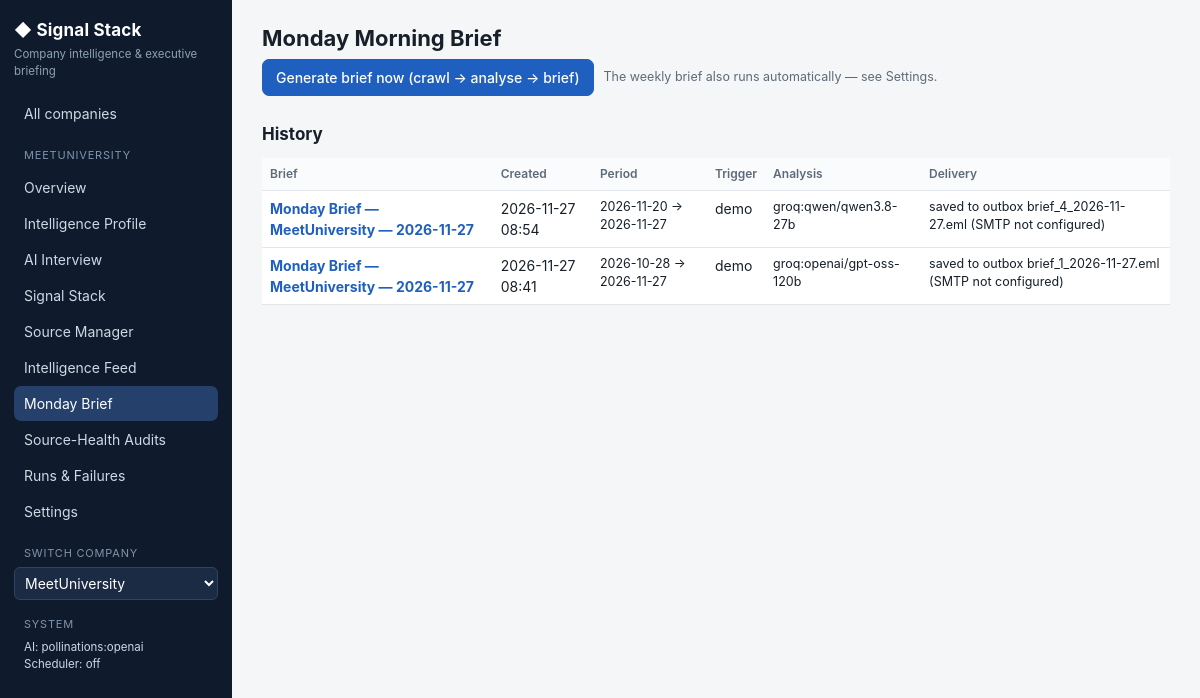
The app's page /c/1/briefs with its own data.
### tables this page shows
CREATE TABLE companies (
    id            INTEGER PRIMARY KEY AUTOINCREMENT,
    name          TEXT NOT NULL,
    website       TEXT NOT NULL,
    domain        TEXT NOT NULL,
    status        TEXT NOT NULL DEFAULT 'new',      -- new | researched | interviewing | stack_ready | monitoring
    created_at    TEXT NOT NULL,
    updated_at    TEXT NOT NULL
);

CREATE TABLE briefs (
    id            INTEGER PRIMARY KEY AUTOINCREMENT,
    company_id    INTEGER NOT NULL REFERENCES companies(id) ON DELETE CASCADE,
    created_at    TEXT NOT NULL,
    period_start  TEXT,
    period_end    TEXT,
    trigger       TEXT NOT NULL,
    run_id        INTEGER REFERENCES crawl_runs(id) ON DELETE SET NULL,
    title         TEXT,
    markdown      TEXT NOT NULL,
    html          TEXT NOT NULL,
    data          TEXT,                                 -- JSON structured brief
    llm           TEXT,
    delivered_at  TEXT,
    delivery      TEXT
);

### signalstack/web.py (the view)
@app.get("/c/{cid}/briefs", response_class=HTMLResponse)
def briefs_page(request: Request, cid: int):
    c = company_or_404(cid)
    rows = db.q("SELECT id, title, created_at, trigger, llm, period_start, period_end, delivery FROM briefs WHERE company_id=? ORDER BY id DESC", (cid,))
    return render(request, "briefs.html", company=c, rows=rows)

### signalstack/templates/briefs.html
{% extends "base.html" %}
{% block content %}
<h1>Monday Morning Brief</h1>
<div class="row"><form method="post" action="/c/{{ company.id }}/run/manual_brief"><button class="btn">Generate brief now (crawl → analyse → brief)</button></form>
<span class="muted small">The weekly brief also runs automatically — see Settings.</span></div>
<h2>History</h2>
<table><tr><th>Brief</th><th>Created</th><th>Period</th><th>Trigger</th><th>Analysis</th><th>Delivery</th></tr>
{% for b in rows %}<tr><td><a href="/c/{{ company.id }}/briefs/{{ b.id }}"><b>{{ b.title }}</b></a></td><td>{{ b.created_at|dt }}</td>
<td class="small">{{ (b.period_start or '')[:10] }} → {{ (b.period_end or '')[:10] }}</td><td>{{ b.trigger }}</td><td class="small">{{ b.llm }}</td><td class="small">{{ b.delivery or '' }}</td></tr>
{% else %}<tr><td colspan="6" class="muted">No briefs yet.</td></tr>{% endfor %}</table>
{% endblock %}

### signalstack/templates/base.html (shortened to what this page needs)
<!doctype html>
<html lang="en"><head><meta charset="utf-8"><meta name="viewport" content="width=device-width,initial-scale=1">
<link rel="stylesheet" href="/static/style.css"><script src="/static/app.js" defer></script></head>
<body {% if running %}data-reload-on-done{% endif %}>
<div class="layout">
<aside class="side">
  <div class="logo">◆ Signal Stack</div>
  <div class="sub">Company intelligence &amp; executive briefing</div>
  <a href="/" class="{{ 'on' if request.url.path == '/' }}">All companies</a>
  {% if company %}
  <div class="sect">{{ company.name }}</div>
  {% set path = request.url.path %}
  {% set base = '/c/' ~ company.id %}
  <a href="{{ base }}" class="{{ 'on' if path == base }}">Overview</a>
  <a href="{{ base }}/profile" class="{{ 'on' if '/profile' in path }}">Intelligence Profile</a>
  <a href="{{ base }}/interview" class="{{ 'on' if '/interview' in path }}">AI Interview</a>
  <a href="{{ base }}/stack" class="{{ 'on' if '/stack' in path }}">Signal Stack</a>
  <a href="{{ base }}/sources" class="{{ 'on' if '/sources' in path }}">Source Manager</a>
  <a href="{{ base }}/feed" class="{{ 'on' if '/feed' in path or '/items' in path }}">Intelligence Feed</a>
  <a href="{{ base }}/briefs" class="{{ 'on' if '/briefs' in path }}">Monday Brief</a>
  <a href="{{ base }}/audits" class="{{ 'on' if '/audits' in path }}">Source-Health Audits</a>
  <a href="{{ base }}/runs" class="{{ 'on' if '/runs' in path }}">Runs &amp; Failures</a>
  <a href="{{ base }}/settings" class="{{ 'on' if '/settings' in path }}">Settings</a>
  {% endif %}
  {% if companies %}
  <div class="sect">Switch company</div>
  <select onchange="location='/c/'+this.value">{% for c in companies %}<option value="{{ c.id }}" {{ 'selected' if company and c.id == company.id }}>{{ c.name }}</option>{% endfor %}</select>
  {% endif %}
  <div class="sect">System</div>
  <div class="tiny" style="padding:0 10px">AI: {{ llm_label }}<br>Scheduler: {{ 'running' if scheduler_on else 'off' }}</div>
</aside>
<main class="main">
  {% block content %}{% endblock %}
</main></div>
</body></html>

### signalstack/static/style.css (style rules this page uses)
:root { --bg:#f5f6f8;--panel:#fff;--ink:#17202a;--muted:#5d6b79;--line:#e2e6ea;--brand:#1f5fbf;--brand-ink:#fff; --ok:#1d7a46;--warn:#a86400;--bad:#b42318;--opp:#14794b;--thr:#b42318;--neu:#596775;--chip:#eef2f6 }
* { box-sizing:border-box }
body { margin:0;font:14px/1.5 Inter,"Segoe UI",system-ui,Arial,sans-serif;background:var(--bg);color:var(--ink) }
a { color:var(--brand);text-decoration:none }
.layout { display:grid;grid-template-columns:232px 1fr;min-height:100vh }
.side { background:#0f1b2d;color:#cfd8e3;padding:18px 14px;position:sticky;top:0;height:100vh;overflow:auto }
.side .logo { font-weight:700;color:#fff;font-size:17px;letter-spacing:.2px;margin-bottom:2px }
.side .sub { font-size:11.5px;color:#8ea0b5;margin-bottom:16px }
.side a { display:block;color:#cfd8e3;padding:7px 10px;border-radius:7px;margin:1px 0 }
.side a.on { background:#24406b;color:#fff }
.side .sect { font-size:11px;text-transform:uppercase;letter-spacing:.8px;color:#7f93ab;margin:16px 10px 6px }
.side select { width:100%;padding:6px;border-radius:6px;background:#1b2b44;color:#fff;border:1px solid #2d4466 }
.main { padding:22px 30px 60px;max-width:1320px }
h1 { font-size:22px;margin:0 0 4px }
h2 { font-size:17px;margin:26px 0 10px }
.muted { color:var(--muted) }
.small { font-size:12.5px }
.tiny { font-size:11.5px }
table { width:100%;border-collapse:collapse;background:var(--panel) }
th,td { border-bottom:1px solid var(--line);padding:7px 8px;text-align:left;vertical-align:top }
th { font-size:12px;color:var(--muted);font-weight:600;background:#fafbfc;position:sticky;top:0 }
.btn { display:inline-block;border:1px solid var(--brand);background:var(--brand);color:var(--brand-ink);padding:7px 13px;border-radius:7px; cursor:pointer;font:inherit;font-weight:550 }
input[type=text],input[type=url],input[type=number],input[type=time],input[type=email],select,textarea { font:inherit;padding:7px 9px;border:1px solid #cdd4dc; border-radius:7px;background:#fff;width:100% }
.row { display:flex;gap:10px;align-items:center;flex-wrap:wrap }
.row>* { flex:0 0 auto }

### records on screen
companies: name "MEETUNIVERSITY"
briefs: title "Monday Brief — MeetUniversity — 2026-11-27", created_at|dt "2026-11-27 08:54", period_start "2026-11-20", period_end "2026-11-27", trigger "demo", llm "groq:qwen/qwen3.8-27b", delivery "saved to outbox brief_4_2026-11-27.eml (SMTP not configured)"
briefs: title "Monday Brief — MeetUniversity — 2026-11-27", created_at|dt "2026-11-27 08:41", period_start "2026-10-28", period_end "2026-11-27", trigger "demo", llm "groq:openai/gpt-oss-120b", delivery "saved to outbox brief_1_2026-11-27.eml (SMTP not configured)"

### other values on screen
{{ llm_label }} "pollinations:openai"
{{ 'running' if scheduler_on else 'off' }} "off"
form field value "MeetUniversity"
